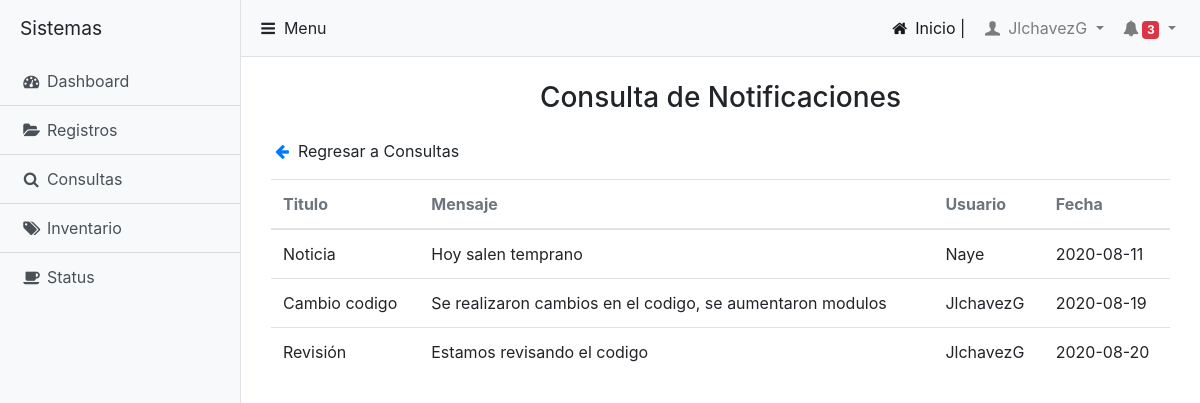
/Notificaciones.php (signed in), run on the app's committed database.
### tables this page shows
CREATE TABLE `notificaciones` (
  `Id_notificacion` int(11) NOT NULL,
  `Titulo` varchar(255) NOT NULL,
  `Mensaje` varchar(300) NOT NULL,
  `Estado` int(11) NOT NULL,
  `Usuario` varchar(55) NOT NULL,
  `Fecha` date NOT NULL
);

### Notificaciones.php (the view, shortened to what this page needs)
<?php
include 'includes/conecta.php';
$usuario = $_SESSION['Usuario'];
$consulta = "SELECT * FROM Usuarios WHERE Usuario = '".$usuario."'";
$respuesta = $conecta->query($consulta);
$fila = $respuesta->fetch_array();
if ($fila > 0) {
  $user = $fila;
}
$buscar = "SELECT * FROM notificaciones $where";
$busca = $conecta->query($buscar);
?>
<!DOCTYPE html>
<html lang="en" dir="ltr">
  <head>
    <link rel="stylesheet" href="css/bootstrap.css">
    <link rel="stylesheet" href="css/fontello.css">
    <link rel="stylesheet" href="css/simple-sidebar.css">
    <link rel="stylesheet" href="css/pace.css">
  </head>
  <body>
    <div class="d-flex" id="wrapper">
      <?php
              $sidebar = $user['Id_Nivel']; if ($sidebar == 1) { include 'includes/sidebarS.php'; } elseif ($sidebar == 2){ include 'includes/sidebarA.php'; } else { include 'includes/sidebarU.php';}
         ?>
      <div id="page-content-wrapper">
           <?php include 'includes/barra.php'; ?>
             <div class="container-fluid">
                 <h3 class="mt-4 text text-center">Consulta de Notificaciones</h3>
                       <div class="container py-3">
                          <a href="ConsultasS.php"><span class="icon-left-big"></span></a> Regresar a Consultas
                            <div class="table-responsive py-3 table-hover" id="TablaUsuario">
                              <?php if ($busca > 0){  ?>
                               <table class="table">
                                  <thead class="text-muted">
                                     <th>Titulo</th>
                                     <th>Mensaje</th>
                                     <th>Usuario</th>
                                     <th>Fecha</th>
                                  </thead>
                                  <tbody>
                                    <?php while($row = $busca->fetch_assoc()){ ?>
                                     <tr>
                                       <td><?php echo $row['Titulo']; ?></td>
                                       <td><?php echo $row['Mensaje']; ?></td>
                                       <td><?php echo $row['Usuario']; ?></td>
                                       <td><?php echo $row['Fecha']; ?></td>
                                       </tr>
                                   <?php } ?>
                                  </tbody>
                               </table>
                               <?php } ?>
                            </div>
                            </div>
                       </div>
                  </div>
              </div>
   </body>
</html>

### css/simple-sidebar.css (style rules this page uses)
#wrapper { overflow-x: hidden; }
#page-content-wrapper { min-width: 100vw; }
@media (min-width: 768px) { #page-content-wrapper { min-width: 0; width: 100%; } }

### data on the page
notificaciones: Titulo "Noticia", Mensaje "Hoy salen temprano", Usuario "Naye", Fecha "2020-08-11"
notificaciones: Titulo "Cambio codigo", Mensaje "Se realizaron cambios en el codigo, se aumentaron modulos", Usuario "JlchavezG", Fecha "2020-08-19"
notificaciones: Titulo "Revisión", Mensaje "Estamos revisando el codigo", Usuario "JlchavezG", Fecha "2020-08-20"

### other printed values
$usuario "JlchavezG"
$count "3"
